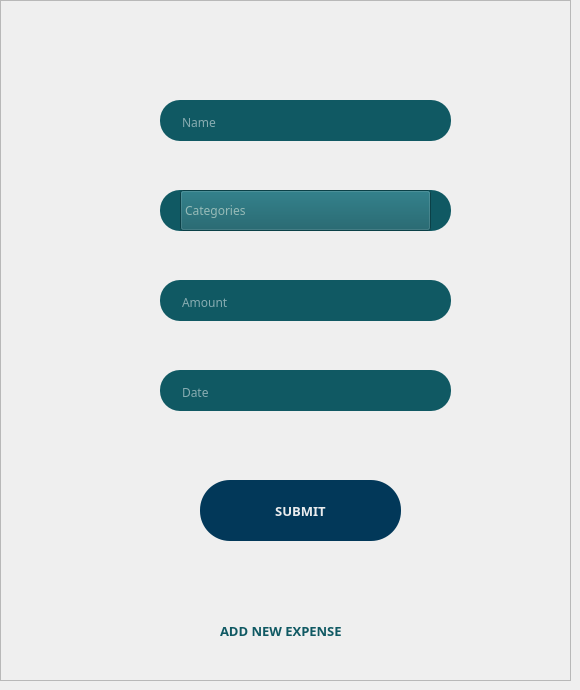
                <widget class="QWidget" name="expense_form">
                 <property name="styleSheet">
                  <string notr="true"/>
                 </property>
                 <widget class="QLineEdit" name="expense_name">
                  <property name="geometry">
                   <rect>
                    <x>160</x>
                    <y>100</y>
                    <width>291</width>
                    <height>41</height>
                   </rect>
                  </property>
                  <property name="font">
                   <font>
                    <family>Poppins</family>
                    <pointsize>9</pointsize>
                   </font>
                  </property>
                  <property name="styleSheet">
                   <string notr="true">QLineEdit{
	border-radius: 20px;
	background-color: rgb(16, 89, 99);
	padding-top: 3 px;
	padding-left: 20 px;
	padding-right: 20 px;
	color: rgb(255, 255, 255);
}</string>
                  </property>
                  <property name="placeholderText">
                   <string>Name</string>
                  </property>
                  <property name="clearButtonEnabled">
                   <bool>true</bool>
                  </property>
                 </widget>
                 <widget class="QLineEdit" name="expense_category_2">
                  <property name="geometry">
                   <rect>
                    <x>160</x>
                    <y>190</y>
                    <width>291</width>
                    <height>41</height>
                   </rect>
                  </property>
                  <property name="font">
                   <font>
                    <family>Poppins</family>
                    <pointsize>9</pointsize>
                   </font>
                  </property>
                  <property name="styleSheet">
                   <string notr="true">QLineEdit{
	border-radius: 20px;
	background-color: rgb(16, 89, 99);
	padding-top: 3 px;
	padding-left: 20 px;
	padding-right: 20 px;
	color: rgb(255, 255, 255);
}</string>
                  </property>
                  <property name="placeholderText">
                   <string>Category</string>
                  </property>
                  <property name="clearButtonEnabled">
                   <bool>true</bool>
                  </property>
                 </widget>
                 <widget class="QLineEdit" name="expense_amount">
                  <property name="geometry">
                   <rect>
                    <x>160</x>
                    <y>280</y>
                    <width>291</width>
                    <height>41</height>
                   </rect>
                  </property>
                  <property name="font">
                   <font>
                    <family>Poppins</family>
                    <pointsize>9</pointsize>
                   </font>
                  </property>
                  <property name="styleSheet">
                   <string notr="true">QLineEdit{
	border-radius: 20px;
	background-color: rgb(16, 89, 99);
	padding-top: 3 px;
	padding-left: 20 px;
	padding-right: 20 px;
	color: rgb(255, 255, 255);
}</string>
                  </property>
                  <property name="placeholderText">
                   <string>Amount</string>
                  </property>
                  <property name="clearButtonEnabled">
                   <bool>true</bool>
                  </property>
                 </widget>
                 <widget class="QLineEdit" name="expense_date">
                  <property name="geometry">
                   <rect>
                    <x>160</x>
                    <y>370</y>
                    <width>291</width>
                    <height>41</height>
                   </rect>
                  </property>
                  <property name="font">
                   <font>
                    <family>Poppins</family>
                    <pointsize>9</pointsize>
                   </font>
                  </property>
                  <property name="styleSheet">
                   <string notr="true">QLineEdit{
	border-radius: 20px;
	background-color: rgb(16, 89, 99);
	padding-top: 3 px;
	padding-left: 20 px;
	padding-right: 20 px;
	color: rgb(255, 255, 255);
}</string>
                  </property>
                  <property name="placeholderText">
                   <string>Date</string>
                  </property>
                  <property name="clearButtonEnabled">
                   <bool>true</bool>
                  </property>
                 </widget>
                 <widget class="QComboBox" name="expense_category">
                  <property name="geometry">
                   <rect>
                    <x>180</x>
                    <y>190</y>
                    <width>251</width>
                    <height>41</height>
                   </rect>
                  </property>
                  <property name="sizePolicy">
                   <sizepolicy hsizetype="Fixed" vsizetype="Fixed">
                    <horstretch>0</horstretch>
                    <verstretch>0</verstretch>
                   </sizepolicy>
                  </property>
                  <property name="minimumSize">
                   <size>
                    <width>200</width>
                    <height>0</height>
                   </size>
                  </property>
                  <property name="maximumSize">
                   <size>
                    <width>270</width>
                    <height>16777215</height>
                   </size>
                  </property>
                  <property name="font">
                   <font>
                    <family>Poppins</family>
                    <pointsize>9</pointsize>
                   </font>
                  </property>
                  <property name="cursor">
                   <cursorShape>PointingHandCursor</cursorShape>
                  </property>
                  <property name="focusPolicy">
                   <enum>Qt::NoFocus</enum>
                  </property>
                  <property name="contextMenuPolicy">
                   <enum>Qt::NoContextMenu</enum>
                  </property>
                  <property name="acceptDrops">
                   <bool>true</bool>
                  </property>
                  <property name="layoutDirection">
                   <enum>Qt::LeftToRight</enum>
                  </property>
                  <property name="autoFillBackground">
                   <bool>false</bool>
                  </property>
                  <property name="styleSheet">
                   <string notr="true">#expense_category{
	background-color: rgb(16, 89, 99);
	color: rgb(254, 255, 239);
}

#expense_category::drop-down{
	border: 0 px;
}

#expense_category::down-arrow{
	image: url(:/welcome/assets/icons/white_expand.png);
	margin-right: 5 px;
	width: 15 px;
	height: 15 px;
}

#expense_category QListView{
	
	background-color: rgb(16, 89, 99);
	color: rgb(254, 255, 239);
}
</string>
                  </property>
                  <property name="editable">
                   <bool>false</bool>
                  </property>
                  <property name="currentText">
                   <string notr="true"/>
                  </property>
                  <property name="currentIndex">
                   <number>-1</number>
                  </property>
                  <property name="maxCount">
                   <number>10</number>
                  </property>
                  <property name="insertPolicy">
                   <enum>QComboBox::NoInsert</enum>
                  </property>
                  <property name="minimumContentsLength">
                   <number>6</number>
                  </property>
                  <property name="placeholderText">
                   <string>Categories</string>
                  </property>
                  <property name="frame">
                   <bool>false</bool>
                  </property>
                  <item>
                   <property name="text">
                    <string>Categories</string>
                   </property>
                  </item>
                  <item>
                   <property name="text">
                    <string>Food &amp; Drinks</string>
                   </property>
                  </item>
                  <item>
                   <property name="text">
                    <string>Shopping &amp; Groceries</string>
                   </property>
                  </item>
                  <item>
                   <property name="text">
                    <string>Utilities</string>
                   </property>
                  </item>
                  <item>
                   <property name="text">
                    <string>Transportation</string>
                   </property>
                  </item>
                  <item>
                   <property name="text">
                    <string>Life &amp; Entertainment</string>
                   </property>
                  </item>
                  <item>
                   <property name="text">
                    <string>Others</string>
                   </property>
                  </item>
                 </widget>
                 <widget class="QPushButton" name="expense_submit">
                  <property name="geometry">
                   <rect>
                    <x>200</x>
                    <y>480</y>
                    <width>201</width>
                    <height>61</height>
                   </rect>
                  </property>
                  <property name="font">
                   <font>
                    <family>Poppins</family>
                    <pointsize>10</pointsize>
                    <weight>75</weight>
                    <bold>true</bold>
                   </font>
                  </property>
                  <property name="cursor">
                   <cursorShape>PointingHandCursor</cursorShape>
                  </property>
                  <property name="focusPolicy">
                   <enum>Qt::StrongFocus</enum>
                  </property>
                  <property name="layoutDirection">
                   <enum>Qt::LeftToRight</enum>
                  </property>
                  <property name="styleSheet">
                   <string notr="true">QPushButton{
	border-radius: 30px;
	background-color: rgb(2, 56, 89);
	color: rgb(234, 236, 238);
	text-align: center;
}

QPushButton::hover{
	border: 30 px rgb(24, 141, 143);
	background-color: rgb(255, 206, 92);
	color: rgb(2, 56, 89);
}</string>
                  </property>
                  <property name="text">
                   <string>SUBMIT</string>
                  </property>
                 </widget>
                 <widget class="QFrame" name="expense_frame">
                  <property name="geometry">
                   <rect>
                    <x>0</x>
                    <y>0</y>
                    <width>571</width>
                    <height>681</height>
                   </rect>
                  </property>
                  <property name="styleSheet">
                   <string notr="true">background-image: url(:/background/assets/background/form_framev2.png);
</string>
                  </property>
                  <property name="frameShape">
                   <enum>QFrame::StyledPanel</enum>
                  </property>
                  <property name="frameShadow">
                   <enum>QFrame::Raised</enum>
                  </property>
                  <widget class="QLabel" name="expense_label">
                   <property name="geometry">
                    <rect>
                     <x>220</x>
                     <y>620</y>
                     <width>161</width>
                     <height>21</height>
                    </rect>
                   </property>
                   <property name="font">
                    <font>
                     <family>Poppins</family>
                     <pointsize>10</pointsize>
                     <weight>75</weight>
                     <bold>true</bold>
                    </font>
                   </property>
                   <property name="styleSheet">
                    <string notr="true">color: rgb(16, 89, 99);</string>
                   </property>
                   <property name="text">
                    <string>ADD NEW EXPENSE</string>
                   </property>
                  </widget>
                 </widget>
                 <zorder>expense_frame</zorder>
                 <zorder>expense_name</zorder>
                 <zorder>expense_category_2</zorder>
                 <zorder>expense_amount</zorder>
                 <zorder>expense_date</zorder>
                 <zorder>expense_category</zorder>
                 <zorder>expense_submit</zorder>
                </widget>
